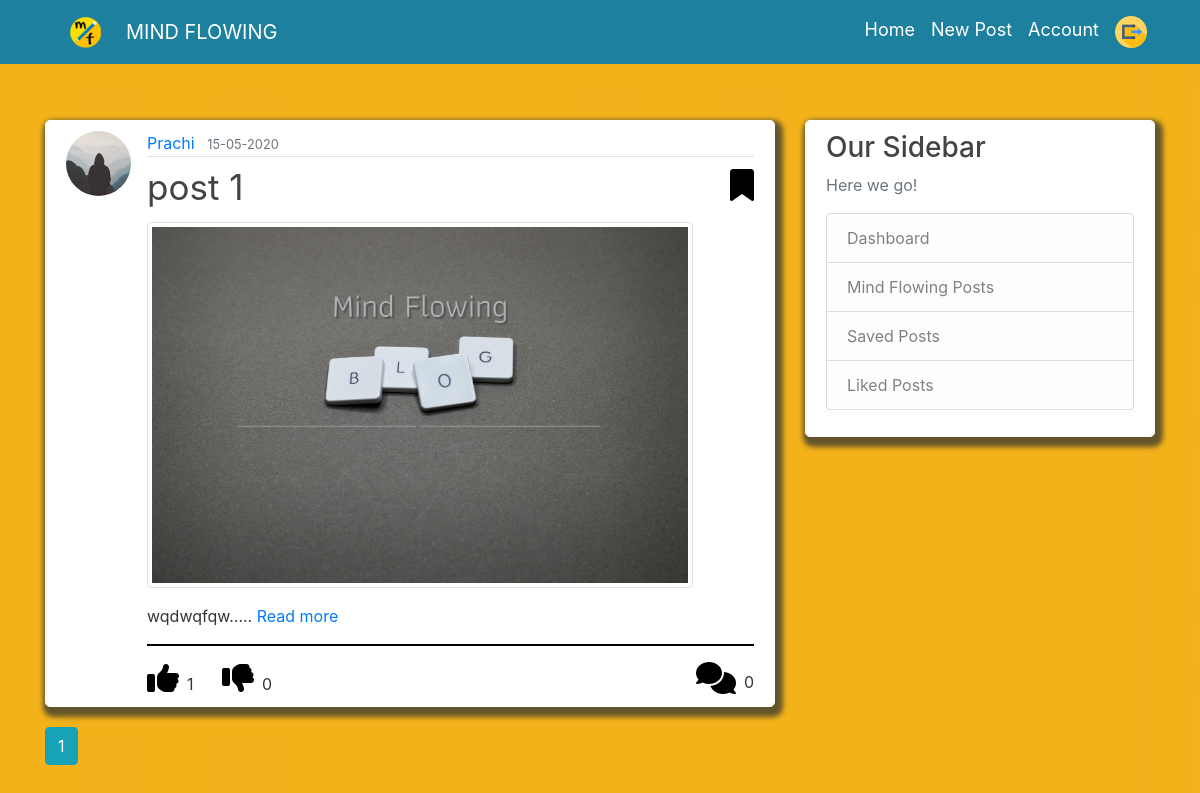
The app's page /home (signed in) with its own data.
### flaskblog/models.py (models this page shows, shortened)
class Post(db.Model,UserMixin):
    id = db.Column(db.Integer, primary_key=True)
    title = db.Column(db.String(100), nullable=False)
    date_posted = db.Column(db.DateTime, nullable=False, default=datetime.utcnow)
    content = db.Column(db.Text, nullable=False)
    user_id = db.Column(db.Integer, db.ForeignKey('user.id'), nullable=False)
    likes = db.relationship('PostLike', backref='post', lazy='dynamic')
    unlikes = db.relationship('PostUnLike', backref='post', lazy='dynamic')
    comments = db.relationship('PostComment',backref='post',lazy='dynamic')
    saves = db.relationship('PostSave', backref='post', lazy='dynamic')
    image = db.Column(db.String(100))

class User(db.Model, UserMixin):
    id = db.Column(db.Integer, primary_key=True)
    username = db.Column(db.String(20), unique=True, nullable=False)
    email = db.Column(db.String(120), unique=True, nullable=False)
    image_file = db.Column(db.String(20), nullable=False, default='default.jpg')
    password = db.Column(db.String(60), nullable=False)
    posts = db.relationship('Post', backref='author', lazy=True)
    liked = db.relationship('PostLike',foreign_keys='PostLike.user_id', backref='user', lazy='dynamic')
    saved = db.relationship('PostSave',foreign_keys='PostSave.user_id', backref='user', lazy='dynamic')
    unliked = db.relationship('PostUnLike',foreign_keys='PostUnLike.user_id', backref='user', lazy='dynamic')
    commented = db.relationship('PostComment',foreign_keys='PostComment.user_id',backref='user',lazy='dynamic')
    image = db.relationship('PostComment',foreign_keys='PostComment.user_id',backref='img',lazy=True)
    confirmed = db.Column(db.Boolean, nullable=False, default=False)
    followed = db.relationship('Follow',
                               foreign_keys='Follow.follower_id',
                               backref=db.backref('follower', lazy='joined'),
                               lazy='dynamic',
                               cascade='all, delete-orphan')
    followers = db.relationship('Follow',
                                foreign_keys='Follow.followed_id',
                                backref=db.backref('followed', lazy='joined'),
                                lazy='dynamic',
                                cascade='all, delete-orphan')
    def has_liked_post(self, post):
        return PostLike.query.filter(
            PostLike.user_id == self.id,
            PostLike.post_id == post.id).count() > 0
    def has_unliked_post(self, post):
        return PostUnLike.query.filter(
            PostUnLike.user_id == self.id,
            PostUnLike.post_id == post.id).count() > 0
    def has_saved_post(self, post):
        return PostSave.query.filter(
            PostSave.user_id == self.id,
            PostSave.post_id == post.id).count() > 0

### flaskblog/routes.py (the view)
@app.route("/home")
@login_required
def home():
    page = request.args.get('page', 1, type=int)
    posts = Post.query.order_by(Post.date_posted.desc()).paginate(page=page, per_page=5)
    return render_template('home.html', posts=posts)

### flaskblog/models.py (called while the page is built)
@login_manager.user_loader
def load_user(user_id):
    return User.query.get(int(user_id))

### flaskblog/templates/home.html
{% extends "layout.html" %}
{% block content %}
{% for post in posts.items %}
<article class="media content-section">
  <img class="rounded-circle article-img img-fluid"
    src="{{ url_for('static', filename='profile_pics/' + post.author.image_file) }}">
  <div class="media-body">
    <div class="article-metadata">
      <a class="mr-2" href="{{ url_for('user_posts', username=post.author.username) }}">{{ post.author.username }}</a>
      <small class="text-muted">{{ post.date_posted.strftime('%d-%m-%Y') }}</small>
    </div>
    <a class="article-title " style="font-size: 35px;" href="{{ url_for('post', post_id=post.id) }}">{{ post.title }}</a>
    {% if current_user.username!=post.author.username %}
    {% if current_user.has_saved_post(post)%}
    <a class="col-md-9 col-4 col-sm-6" href="{{ url_for('save_action', post_id=post.id, action='unsave') }}" style="color:black; "><i
        class="fas fa-bookmark fa-2x pt-2" style="float:right;"></i></a>
    {% else %}
    <a class="col-md-9 col-4 col-sm-6" href="{{ url_for('save_action', post_id=post.id, action='save') }}" style="color: black;"><i
        class="far fa-bookmark fa-2x pt-2" style="float:right;"></i></a>
    {% endif %}
    {% endif %}
    {% if post.image %}
    <div class="image_container pb-3 pt-2">
      <img src="{{url_for('static', filename='post_pics/' + post.image)}}" class="img-fluid img-thumbnail"
        style="max-width: 90%;" alt="Responsive image">
    </div>
    {% endif %}
    <span class="article-content">
      <span class=" mt-3">{{post.content| truncate(300) | safe }}.....</span>
      <a href="{{url_for('post',post_id=post.id)}}">Read more</a></span>
    <hr class="allhr">
    {% if current_user.has_liked_post(post) %}
    <a href="{{ url_for('like_action', post_id=post.id, action='like1') }}" style="color:#1d809f;"><i
        class="fa fa-thumbs-up fa-2x"></i></a><span class="pl-2 pr-4">{{post.likes.count()}}</span>
    {% else %}
    <a href="{{ url_for('like_action', post_id=post.id, action='like') }}" style="color: black;"><i
        class="fa fa-thumbs-up fa-2x"></i></a><span class="pl-2 pr-4">{{post.likes.count()}}</span>
    {% endif %}
    {% if current_user.has_unliked_post(post) %}
    <a href="{{ url_for('like_action', post_id=post.id, action='unlike1') }}" style="color: #e4ac00;"><i
        class="fa fa-thumbs-down fa-2x"></i></a><span class="pl-2">{{post.unlikes.count()}}</span>
    {% else %}
    <a href="{{ url_for('like_action', post_id=post.id, action='unlike') }}" style="color: black;"><i
        class="fa fa-thumbs-down fa-2x"></i></a><span class="pl-2">{{post.unlikes.count()}}</span>
    {% endif %}
    <span class="pl-2 pt-2" style="float: right;">{{post.comments.count()}}</span>
    <a style="float: right;" href="{{ url_for('post_comment', post_id=post.id) }}"><i title="Comments"
        class="fa fa-comments fa-2x" onmouseover="this.style.color='#1d809f'" onmouseout="this.style.color='black'"
        style="color: black;"></i></a>
  </div>
</article>
{% endfor %}
{% for page_num in posts.iter_pages(left_edge=1, right_edge=1, left_current=1, right_current=2) %}
{% if page_num %}
{% if posts.page == page_num %}
<a class="btn btn-info mb-4" href="{{ url_for('home', page=page_num) }}">{{ page_num }}</a>
{% else %}
<a class="btn btn-outline-info mb-4" href="{{ url_for('home', page=page_num) }}">{{ page_num }}</a>
{% endif %}
{% else %}
...
{% endif %}
{% endfor %}
{% endblock content %}

### flaskblog/static/main.css (style rules this page uses)
body { background: white; color: #333333; margin-top: 5rem; background: url("images/yellow.jpeg") no-repeat center center fixed; -webkit-background-size: cover; -moz-background-size: cover; -o-background-size: cover; background-size: cover; background-position: 0 20px; }
hr.allhr { border: 0.5px solid black; }
.content-section { background: #ffffff; padding: 10px 20px; border: 0.5px solid white; border-radius: 5px; margin-bottom: 20px; box-shadow: 3px 5px 5px 5px #63552b; margin-top: 40px; }
.article-title { color: #444444; }
.article-img { height: 65px; width: 65px; margin-right: 16px; }
.article-metadata { padding-bottom: 1px; margin-bottom: 4px; border-bottom: 1px solid #e3e3e3 }

### records on screen
Post: image_file (placeholder picture), author.username "Prachi", date_posted "15-05-2020", title "post 1", image (picture), content "wqdwqfqw", likes.count "1", unlikes.count "0", comments.count "0"

### other values on screen
{{ page_num }} "1"
